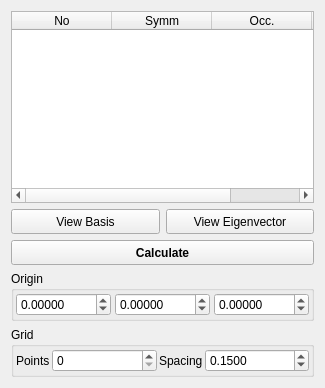
      <widget class="QWidget" name="OrbitalsPage">
       <attribute name="title">
        <string>Orbitals</string>
       </attribute>
       <layout class="QVBoxLayout" name="verticalLayout_3">
        <item>
         <widget class="QTableWidget" name="OrbitalTable">
          <property name="selectionMode">
           <enum>QAbstractItemView::SingleSelection</enum>
          </property>
          <property name="selectionBehavior">
           <enum>QAbstractItemView::SelectRows</enum>
          </property>
          <column>
           <property name="text">
            <string>No</string>
           </property>
          </column>
          <column>
           <property name="text">
            <string>Symm</string>
           </property>
          </column>
          <column>
           <property name="text">
            <string>Occ.</string>
           </property>
          </column>
          <column>
           <property name="text">
            <string>Energy</string>
           </property>
          </column>
         </widget>
        </item>
        <item>
         <layout class="QHBoxLayout" name="horizontalLayout_5">
          <item>
           <widget class="QPushButton" name="ViewBasisButton">
            <property name="sizePolicy">
             <sizepolicy hsizetype="Expanding" vsizetype="Fixed">
              <horstretch>0</horstretch>
              <verstretch>0</verstretch>
             </sizepolicy>
            </property>
            <property name="minimumSize">
             <size>
              <width>0</width>
              <height>25</height>
             </size>
            </property>
            <property name="text">
             <string>View Basis</string>
            </property>
           </widget>
          </item>
          <item>
           <widget class="QPushButton" name="ViewEigenvectorButton">
            <property name="sizePolicy">
             <sizepolicy hsizetype="Expanding" vsizetype="Fixed">
              <horstretch>0</horstretch>
              <verstretch>0</verstretch>
             </sizepolicy>
            </property>
            <property name="minimumSize">
             <size>
              <width>0</width>
              <height>25</height>
             </size>
            </property>
            <property name="text">
             <string>View Eigenvector</string>
            </property>
           </widget>
          </item>
         </layout>
        </item>
        <item>
         <widget class="QPushButton" name="OrbitalCalculateButton">
          <property name="sizePolicy">
           <sizepolicy hsizetype="Expanding" vsizetype="Fixed">
            <horstretch>0</horstretch>
            <verstretch>0</verstretch>
           </sizepolicy>
          </property>
          <property name="minimumSize">
           <size>
            <width>0</width>
            <height>25</height>
           </size>
          </property>
          <property name="font">
           <font>
            <weight>75</weight>
            <bold>true</bold>
           </font>
          </property>
          <property name="text">
           <string>Calculate</string>
          </property>
         </widget>
        </item>
        <item>
         <widget class="QGroupBox" name="OrbitalOriginGroup">
          <property name="title">
           <string>Origin</string>
          </property>
          <layout class="QVBoxLayout" name="verticalLayout_2">
           <property name="spacing">
            <number>2</number>
           </property>
           <property name="margin">
            <number>2</number>
           </property>
           <item>
            <layout class="QHBoxLayout" name="_12">
             <property name="spacing">
              <number>4</number>
             </property>
             <property name="margin">
              <number>0</number>
             </property>
             <item>
              <widget class="QDoubleSpinBox" name="OrbitalOriginXSpin">
               <property name="sizePolicy">
                <sizepolicy hsizetype="Expanding" vsizetype="Fixed">
                 <horstretch>0</horstretch>
                 <verstretch>0</verstretch>
                </sizepolicy>
               </property>
               <property name="decimals">
                <number>5</number>
               </property>
               <property name="minimum">
                <double>-1000.000000000000000</double>
               </property>
               <property name="maximum">
                <double>1000.000000000000000</double>
               </property>
              </widget>
             </item>
             <item>
              <widget class="QDoubleSpinBox" name="OrbitalOriginYSpin">
               <property name="sizePolicy">
                <sizepolicy hsizetype="Expanding" vsizetype="Fixed">
                 <horstretch>0</horstretch>
                 <verstretch>0</verstretch>
                </sizepolicy>
               </property>
               <property name="decimals">
                <number>5</number>
               </property>
               <property name="minimum">
                <double>-1000.000000000000000</double>
               </property>
               <property name="maximum">
                <double>1000.000000000000000</double>
               </property>
              </widget>
             </item>
             <item>
              <widget class="QDoubleSpinBox" name="OrbitalOriginZSpin">
               <property name="sizePolicy">
                <sizepolicy hsizetype="Expanding" vsizetype="Fixed">
                 <horstretch>0</horstretch>
                 <verstretch>0</verstretch>
                </sizepolicy>
               </property>
               <property name="decimals">
                <number>5</number>
               </property>
               <property name="minimum">
                <double>-1000.000000000000000</double>
               </property>
               <property name="maximum">
                <double>1000.000000000000000</double>
               </property>
              </widget>
             </item>
            </layout>
           </item>
          </layout>
         </widget>
        </item>
        <item>
         <widget class="QGroupBox" name="groupBox_5">
          <property name="title">
           <string>Grid</string>
          </property>
          <layout class="QHBoxLayout" name="horizontalLayout_6">
           <property name="spacing">
            <number>2</number>
           </property>
           <property name="margin">
            <number>2</number>
           </property>
           <item>
            <widget class="QLabel" name="PointsLabel">
             <property name="sizePolicy">
              <sizepolicy hsizetype="Minimum" vsizetype="Preferred">
               <horstretch>0</horstretch>
               <verstretch>0</verstretch>
              </sizepolicy>
             </property>
             <property name="text">
              <string>Points</string>
             </property>
            </widget>
           </item>
           <item>
            <widget class="QSpinBox" name="OrbitalPointsSpin">
             <property name="sizePolicy">
              <sizepolicy hsizetype="Expanding" vsizetype="Fixed">
               <horstretch>0</horstretch>
               <verstretch>0</verstretch>
              </sizepolicy>
             </property>
             <property name="maximum">
              <number>1000</number>
             </property>
            </widget>
           </item>
           <item>
            <widget class="QLabel" name="SpacingLabel">
             <property name="sizePolicy">
              <sizepolicy hsizetype="Minimum" vsizetype="Preferred">
               <horstretch>0</horstretch>
               <verstretch>0</verstretch>
              </sizepolicy>
             </property>
             <property name="text">
              <string>Spacing</string>
             </property>
            </widget>
           </item>
           <item>
            <widget class="QDoubleSpinBox" name="OrbitalSpacingSpin">
             <property name="sizePolicy">
              <sizepolicy hsizetype="Expanding" vsizetype="Fixed">
               <horstretch>0</horstretch>
               <verstretch>0</verstretch>
              </sizepolicy>
             </property>
             <property name="decimals">
              <number>4</number>
             </property>
             <property name="minimum">
              <double>0.010000000000000</double>
             </property>
             <property name="maximum">
              <double>10.000000000000000</double>
             </property>
             <property name="singleStep">
              <double>0.050000000000000</double>
             </property>
             <property name="value">
              <double>0.150000000000000</double>
             </property>
            </widget>
           </item>
          </layout>
         </widget>
        </item>
       </layout>
      </widget>
